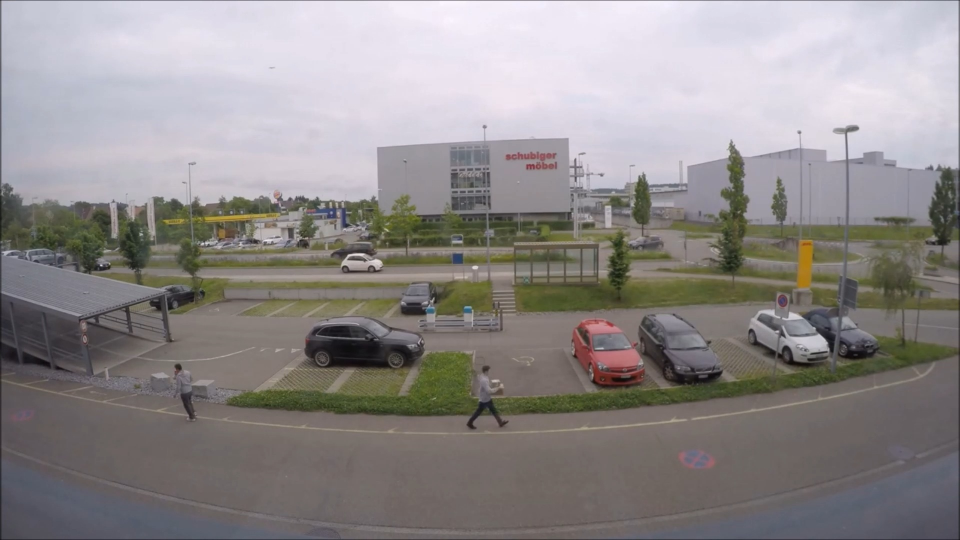
#> input picture park1.jpg, 1920 x 1080 px (shown at 1/2 size)
$ python parkingdetect.py
#> lines starting #> are read from the running program, lines starting #| are printed output that depends on the picture; after the words box and inside, x2 and y2 are one past the last pixel; in counts of white or black regions, pixels touching at a corner belong together
import cv2
import pickle
import numpy as np

drawing = False
points = []
parking_spots = []


# Function to draw parking spots with ID
def draw_spots(img, spots):
    for spot in spots:
        if len(spot['points']) == 4:
            cv2.polylines(img, [np.array(spot['points'], dtype=np.int32)], isClosed=True, color=(0,255,0), thickness=2)
            cv2.putText(img, f"ID: {spot['id']}", tuple(spot['points'][0]), cv2.FONT_HERSHEY_SIMPLEX, 0.6, (255, 255, 255), 1)

# Mouse callback function to define parking spots
def mouse_callback(event, x, y, flags, param):
    global points, parking_spots

    if event == cv2.EVENT_LBUTTONDOWN:
        points.append((x, y))
        if len(points) == 4:
            parking_spots.append({
                'id': len(parking_spots) + 1,  # Assign unique ID to each parking spot
                'points': points.copy(),
                'occupied': False,  # initially, spots are free
                'start_time': None  # No car parked initially
            })
            points = []

    elif event == cv2.EVENT_RBUTTONDOWN:
        if points:
            points.pop()

# Load a frame (use a static image or video frame)
frame = cv2.imread("park1.jpg")
#> frame is the input picture: shape (1080, 1920, 3); mean B, G, R 138.4, 138.6, 143.1
frame = cv2.resize(frame, (1020, 500))
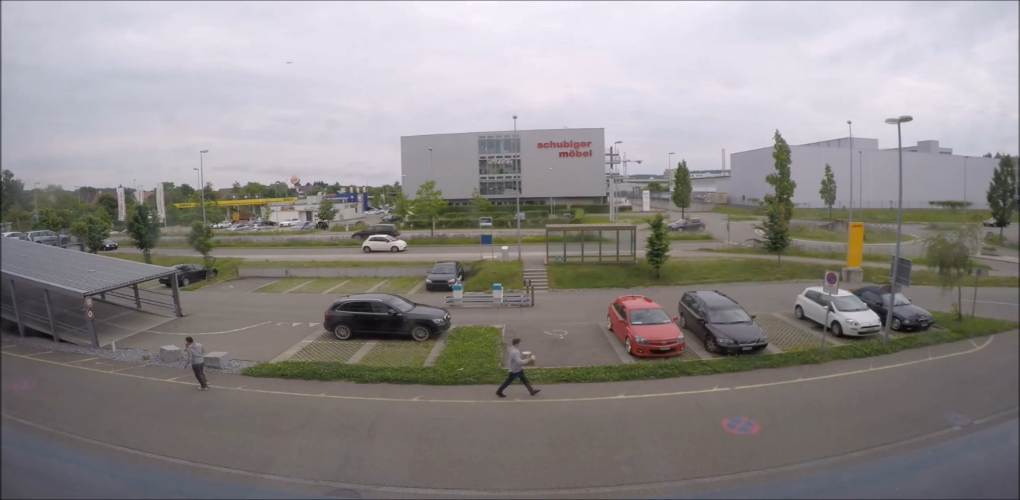
#> frame: shape (500, 1020, 3); mean B, G, R 138.3, 138.5, 143

# Check if the image was loaded
if frame is None:
    print("Image not found.")
    exit()

cv2.namedWindow("Draw Parking Spots")
cv2.setMouseCallback("Draw Parking Spots", mouse_callback)

while True:
    display = frame.copy()

    # Draw current spot in progress
    for point in points:
        cv2.circle(display, point, 5, (0, 0, 255), -1)
    if len(points) > 1:
        cv2.polylines(display, [np.array(points, dtype=np.int32)], isClosed=False, color=(0, 0, 255), thickness=2)

    # Draw saved parking spots
    draw_spots(display, parking_spots)

    # Display parking spot count
    cv2.putText(display, f"Spots: {len(parking_spots)} | Press 's' to save, 'q' to quit", (10, 25),
                cv2.FONT_HERSHEY_SIMPLEX, 0.7, (255, 255, 255), 2)
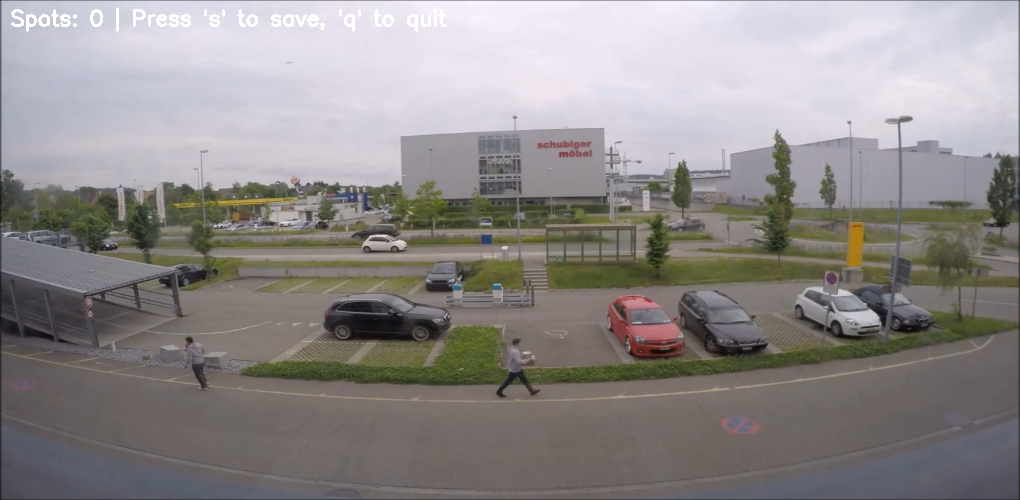
#> display: shape (500, 1020, 3); 0.48% of pixels changed, all inside (x1, y1, x2, y2) = (11, 7, 447, 32)

    cv2.imshow("Draw Parking Spots", display)

    # Handle key press events
    key = cv2.waitKey(1) & 0xFF
#> (key q is pressed here)
    if key == ord('q'):
        break
    elif key == ord('s'):
        with open("parking_spots.pkl", "wb") as f:
            pickle.dump(parking_spots, f)
        print(f"Saved {len(parking_spots)} spots to parking_spots.pkl")

cv2.destroyAllWindows()
